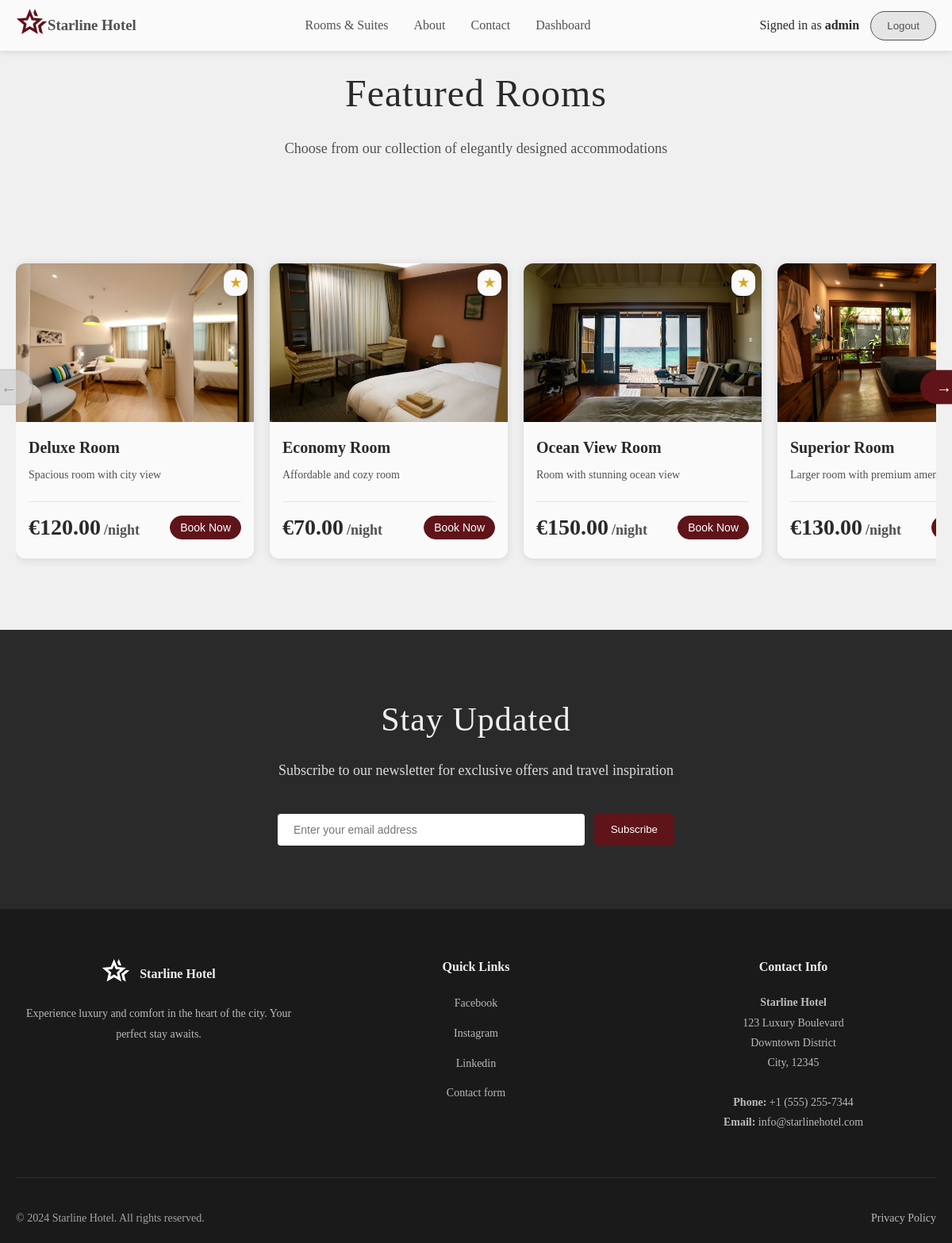
Screenshot of /Rooms.php (signed in) with the database file from the repository.
### tables this page shows
CREATE TABLE `rooms` (
  `id` int(11) NOT NULL,
  `name` varchar(100) NOT NULL,
  `description` text NOT NULL,
  `price_per_night` decimal(10,2) NOT NULL,
  `image` varchar(255) NOT NULL,
  `is_featured` tinyint(1) DEFAULT 0,
  `status` enum('available','unavailable') DEFAULT 'available',
  `created_at` timestamp NOT NULL DEFAULT current_timestamp()
);

### Rooms.php (the view, shortened to what this page needs)
<?php
$db = new Database();
$conn = $db->getConnection();
$stmt = $conn->prepare("
    SELECT id, name, description, price_per_night, image
    FROM rooms
    WHERE is_featured = 1
    AND status = 'available'
");
$stmt->execute();
$rooms = $stmt->fetchAll(PDO::FETCH_ASSOC);
?>
<!DOCTYPE html>
<html lang="en">
<head>
    <link rel="stylesheet" href="./css/global.css">
    <link rel="stylesheet" href="./css/rooms.css">
</head>
<body>
<header>
    <div class="navbar-container">
        <a href="Home.php" class="navbar-logo">
            <figure>
                <img src="./assets/icons/hotel_logo.svg" alt="hotel logo" width="40px">
            </figure>
            <h3 class="logo-text">Starline Hotel</h3>
        </a>
        <nav class="navbar">
            <div class="navbar-menu" id="navbarMenu">
                <a href="Rooms.php" class="nav-link">Rooms & Suites</a>
                <a href="About.php" class="nav-link">About</a>
                <a href="Contact.php" class="nav-link">Contact</a>
                <?php if (isset($_SESSION['logged_in_user']) && $_SESSION['logged_in_user']['role'] === 'admin'): ?>
                        <a href="admin/AdminDashboard.php" class="nav-link">Dashboard</a>
                <?php endif; ?>
            </div>
        </nav>
        <div class="account-buttons">
            <span style="margin-right:10px;">
                Signed in as <strong><?= htmlspecialchars($_SESSION['logged_in_user']['username']) ?></strong>
            </span>
            <button class="btn btn-white" onclick="window.location.href='Logout.php'">Logout</button>
        </div>
    </div>
</header>
<main>
<section class="featured-rooms" id="featured-rooms">
    <div class="section-container">
        <div class="section-header">
            <h2>Featured Rooms</h2>
            <p>Choose from our collection of elegantly designed accommodations</p>
        </div>
        <div class="rooms-slider">
            <button class="prev-btn" onclick="prevRoom()">&#8592;</button>
            <div class="rooms-grid" id="roomsGrid">
                <?php foreach ($rooms as $room): ?>
                    <div class="room-card">
                        <div class="room-image">
                            <img src="./assets/images/<?= htmlspecialchars($room['image']) ?>"
                                 alt="<?= htmlspecialchars($room['name']) ?>">
                            <div class="room-rating">
                                <span class="star">★</span>
                            </div>
                        </div>
                        <div class="room-content">
                            <h3><?= htmlspecialchars($room['name']) ?></h3>
                            <p><?= htmlspecialchars($room['description']) ?></p>
                            <hr>
                            <div class="room-footer">
                                <div class="room-price">
                                    <span class="price">€<?= htmlspecialchars($room['price_per_night']) ?></span>
                                    <span class="period">/night</span>
                                </div>
                                <button class="btn btn-red"
                                        onclick="openModal('<?= htmlspecialchars($room['name'], ENT_QUOTES) ?>')">
                                    Book Now
                                </button>
                            </div>
                        </div>
                    </div>
                <?php endforeach; ?>
            </div>
            <button class="next-btn" onclick="nextRoom()">&#8594;</button>
        </div>
    </div>
</section>
    <section class="newsletter">
        <div class="section-container">
            <h2>Stay Updated</h2>
            <p>Subscribe to our newsletter for exclusive offers and travel inspiration</p>
            <form class="newsletter-form">
                <input type="email" placeholder="Enter your email address" required>
                <button type="submit" class="btn btn-red">Subscribe</button>
            </form>
        </div>
    </section>
</main>
    <footer>
        <div class="footer-container">
            <div class="footer-grid">
                <div class="footer-section">
                    <div class="footer-logo">
                        <figure>
                            <img src="assets/icons/hotel_logo.svg" alt="hotel logo">
                        </figure>
                        <span>Starline Hotel</span>
                    </div>
                    <p>Experience luxury and comfort in the heart of the city. Your perfect stay awaits.</p>
                </div>
                <div class="footer-section">
                    <h3>Quick Links</h3>
                    <ul>
                        <li><a href="https://www.facebook.com/">Facebook</a></li>
                        <li><a href="https://www.instagram.com/">Instagram</a></li>
                        <li><a href="https://www.linkedin.com/">Linkedin</a></li>
                        <li><a href="#">Contact form</a></li>
                    </ul>
                </div>
                <div class="footer-section">
                    <h3>Contact Info</h3>
                    <p>
                        <b>Starline Hotel</b><br>
                        123 Luxury Boulevard<br>
                        Downtown District<br>
                        City, 12345<br><br>
                        <b>Phone:</b> +1 (555) 255-7344<br>
                        <b>Email:</b> info@starlinehotel.com
                    </p>
                </div>
            </div>
            <div class="footer-bottom">
                <p>&copy; 2024 Starline Hotel. All rights reserved.</p>
                <div class="footer-links">
                    <a href="#">Privacy Policy</a>
                </div>
            </div>
        </div>
    </footer>
</body>
</html>

### css/rooms.css (style rules this page uses)
.rooms-slider { position: relative; display: flex; align-items: center; gap: 10px; }
.prev-btn, .next-btn { position: absolute; top: 50%; transform: translateY(-50%); padding: 10px 20px; font-size: 20px; background-color: #5F141A; color: #fff; border: none; border-radius: 50px; cursor: pointer; z-index: 10; }
.prev-btn { left: -40px; }
.next-btn { right: -40px; }
.rooms-grid { display: flex; overflow-x: auto; gap: 20px; padding: 10px 0; scroll-behavior: smooth; }
.room-card { flex: 0 0 300px; display: flex; flex-direction: column; background-color: #FAFAFA; border-radius: 12px; overflow: hidden; box-shadow: 0 2px 12px rgba(0,0,0,0.1); transition: transform 0.3s ease, box-shadow 0.3s ease; cursor: pointer; scroll-snap-align: start; }
.room-image { position: relative; height: 200px; overflow: hidden; }
.room-image img { width: 100%; height: 100%; object-fit: cover; transition: transform 0.3s ease; }
.room-rating { position: absolute; top: 8px; right: 8px; background-color: #FAFAFA; padding: 4px 8px; border-radius: 12px; font-weight: 600; display: flex; align-items: center; gap: 4px; box-shadow: 0 2px 6px rgba(0,0,0,0.1); }
.room-rating .star { color: #DAA520; }
.room-content { padding: 16px; display: flex; flex-direction: column; }
.room-content h3 { font-size: 20px; margin-bottom: 8px; }
.room-content p { font-size: 14px; color: #515151; margin-bottom: 12px; }
.room-content hr { border: 0; border-top: 1px solid #E5E5E5; margin: 10px 0; }
.room-footer { display: flex; justify-content: space-between; align-items: center; margin-top: auto; }
.room-price { font-size: 18px; font-weight: 600; color: #2A2A2A; }
.room-footer .btn-red { padding: 6px 12px; font-size: 14px; }
.prev-btn:disabled, .next-btn:disabled { background-color: #ccc; color: #666; cursor: not-allowed; opacity: 0.7; border: 1px solid #aaa; }

### rows the page displays
rooms: image (picture), name "Deluxe Room", description "Spacious room with city view", price_per_night "120.00"
rooms: image (picture), name "Economy Room", description "Affordable and cozy room", price_per_night "70.00"
rooms: image (picture), name "Ocean View Room", description "Room with stunning ocean view", price_per_night "150.00"
rooms: image (picture), name "Superior Room", description "Larger room with premium…", price_per_night "130.00"

### other values shown
$_SESSION['logged_in_user']['username'] "admin"
